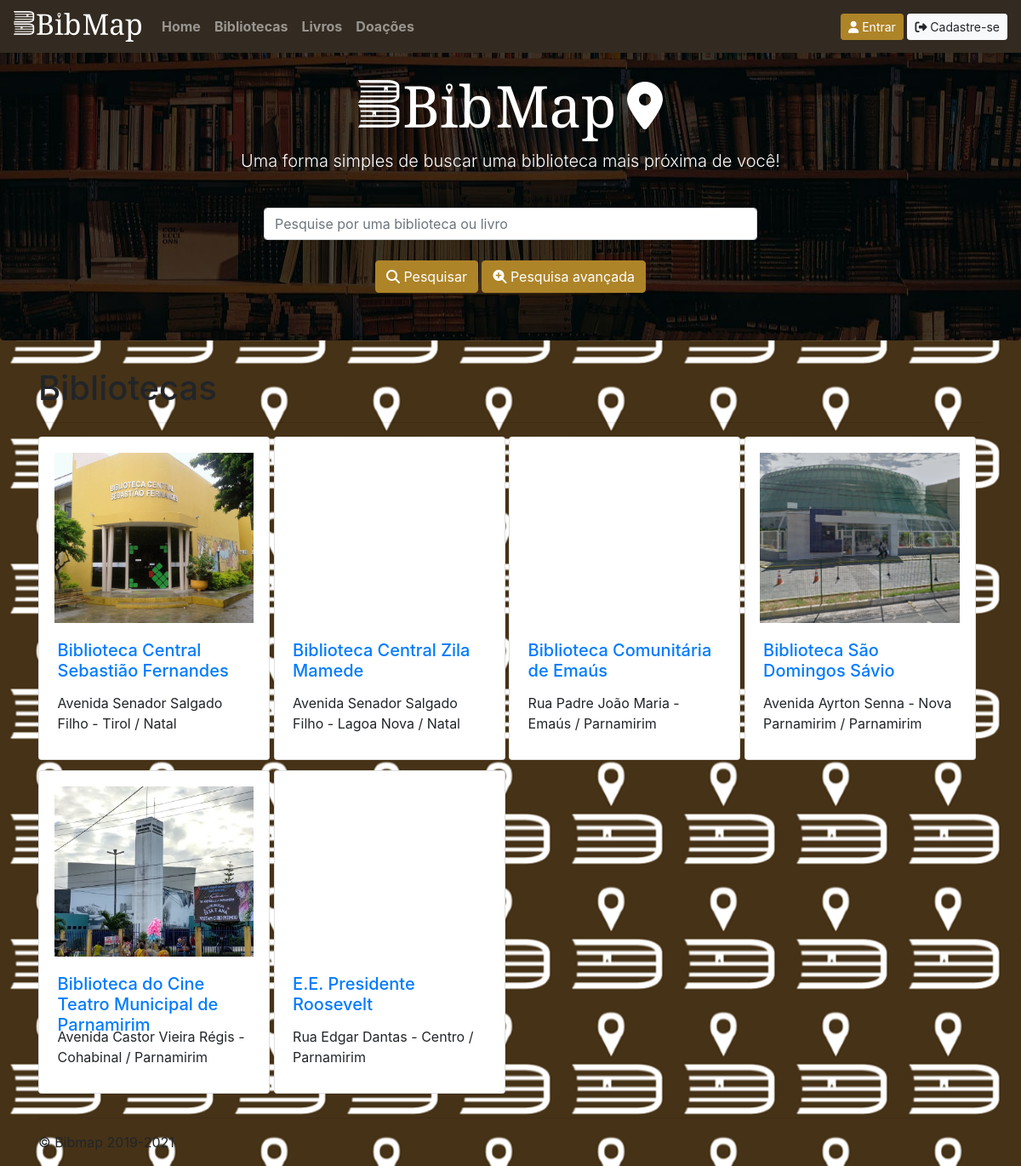
Page /bibliotecas/ on the committed database.
### biblioteca/models.py (models this page shows, shortened)
class Biblioteca(models.Model):
    recursos_opcionais = models.ForeignKey(RecursosOpcionais, on_delete=models.PROTECT, null=True)
    endereco = models.ForeignKey(Endereco, on_delete=models.CASCADE, null=True)
    comentario = models.TextField()
    nome = models.CharField(max_length=256)
    foto = models.ImageField(upload_to='images/bib/')
    nome_bibliotecario = models.CharField(max_length=256)
    independente = models.BooleanField()
    aquisicao_acervo = models.BooleanField()
    aberto_a_comunidade = models.BooleanField()
    created_at = models.DateTimeField(auto_now_add=True)
    updated_at = models.DateTimeField(auto_now=True)
    status = models.BooleanField("Biblioteca está ativa?", editable=True, default=True)
    mapeada = models.BooleanField()
    latitude = models.DecimalField(max_digits=19, decimal_places=16)
    longitude = models.DecimalField(max_digits=19, decimal_places=15)
    last_reseted_views = models.DateField(default = datetime.date(2000, 1, 1))
    visualizacoes = models.IntegerField(default=0)

class Endereco(models.Model):
    cep = models.CharField(max_length=9)
    rua = models.CharField(max_length=256)
    numero = models.IntegerField()
    bairro = models.CharField(max_length=256)
    cidade = models.CharField(max_length=256)
    estado = models.CharField(max_length=2)

### home/views.py (the view)
# urls.py: path('bibliotecas/', views.listarBibliotecas, name="listarBibliotecas"),
def listarBibliotecas(request):
    bibliotecas = Biblioteca.objects.filter(status=True).order_by('nome')
    context = {'bibliotecas': bibliotecas}
    return render(request, 'home/listar_bibliotecas.html', context)

### accounts/views.py (called while the page is built)
def AddPerfilContext(request):
    context = {}
    if 'perfil' in request.session:
        p = Perfil.objects.get(user=request.user)
        context['perfil'] = p
    return context

### templates/home/listar_bibliotecas.html
{% load static %}
{% include 'header.html' %}
<main role="main">
    {% include 'home/pesquisa_header.html' %}
    <div class="container">
        <div class="row">
            <div class="col-md-12">
                <h1 class="display-5">Bibliotecas</h1>
                <hr/>
                <div class="card-columns" style="column-count: 1;">
                    {% for biblioteca in bibliotecas %}
                        <div class="card" style="width: 17rem; padding: 0.1em; height: 380px">
                            <a href="{% url 'home:visualizarBiblioteca' biblioteca.id %}">
                                <div style="background-image: url({% static ''%}{{biblioteca.foto}}); background-size: cover; height: 200px; width: 200; background-position: center; margin: 1em 1em 0 1em"></div>
                            </a>
                            <div class="card-body">
                                <h5 class="card-title" style="height: 50px"> <a href="{% url 'home:visualizarBiblioteca' biblioteca.id %}">{{ biblioteca.nome }}</a></h5>
                                <p class="card-text">
                                    {{ biblioteca.endereco.rua }} - {{ biblioteca.endereco.bairro }} / {{ biblioteca.endereco.cidade }}
                                </p>
                            </div>
                        </div>
                    {% endfor %}
                </div>
            </div>
        </div>
    </div>
    {% include 'footer.html' %}
    </body>
</html>

### templates/header.html (shortened to what this page needs)
{% load static %}
<!doctype html>
<html lang="pt-br">
<head>
    <link href="{% static 'css/bootstrap.min.css' %}" rel="stylesheet" type="text/css">
    <link href="{% static 'css/animate.css' %}" rel="stylesheet" type="text/css">
    <link rel="stylesheet" type="text/css" href="{% static 'css/style.css' %}">
    <link rel="stylesheet" href="{% static 'leaflet/leaflet.css' %}" />
    <link href="{%static 'cropper/cropper.min.css'%}" rel="stylesheet">
</head>
<body>
    <nav class="navbar navbar-expand-md navbar-dark fixed-top" style="background-color: #332B21;">
        <a class="navbar-brand" href="/"><img src="/assets/images/logo/biblogo.png" alt=""></a>
        <div class="collapse navbar-collapse" id="navbarsExampleDefault">
            <ul class="navbar-nav mr-auto">
                <li class="nav-item">
                    <a class="nav-link" href="{% url 'home:index' %}"><strong>Home</strong><span class="sr-only">(current)</span></a>
                </li>
                <li class="nav-item ">
                    <a class="nav-link" href="{% url 'home:listarBibliotecas'%}"><strong>Bibliotecas</strong></a>
                </li>
                <li class="nav-item">
                    <a class="nav-link" href="{% url 'home:listarLivros'%}"><strong>Livros</strong></a>
                </li>
                <li class="nav-item">
                    <a class="nav-link" href="#"><strong>Doações</strong></a>
                </li>
            </ul>
            <form class="text-light">
                {% if user.is_authenticated%} {% if perfil.IsAdmin or perfil.IsOperator%}
                <a href="{% url 'biblioteca:listar'%}" class="btn btn-secondary btn-sm"><i class="fa fa-cogs"></i> Painel administrativo</a> {% endif %}
                <a href="{% url 'accounts:visualizar' perfil.user.username %}" class="btn btn-info btn-sm"><i class="fa fa-user"></i> Meu Perfil </a>
                <a href="{% url 'accounts:paginaAcervo' %}" class="btn btn-info btn-sm"><i class="fa fa-book"></i> Meu acervo </a>
                <a href="{% url 'accounts:TrocasDeLivros' %}" class="btn btn-info btn-sm"><i class="fa fa-exchange-alt"></i> Trocas de livro </a>
                <a href="{% url 'accounts:trylogout' %}" class="btn btn-danger btn-sm"><i class="fa fa-sign-out"></i> Sair </a> {% else %}
                <button type="button" class="btn btn-info btn-sm" data-toggle="modal" data-target="#loginModal"><i class="fa fa-user"></i> Entrar </button>
                <button type="button" class="btn btn-light btn-sm" data-toggle="modal" data-target="#registrarModal"><i class="fa fa-sign-out"></i> Cadastre-se </button> {% endif %}
            </form>
        </div>
    </nav>

### templates/registration/registrar.html (shortened to what this page needs)
{% load static %}

### templates/home/pesquisa_header.html (shortened to what this page needs)
{% load static %}
<div class="jumbotron text-center" style="background-image: url({% static 'img/library_img.jpg'%});
    height: 400px;
    background-position: center;
    color: white">
    <h1 class="display-4" style="margin-top: 0.5em"><img src="/assets/images/logo/biblogo_home.png" alt=""> <i class="fa fa-map-marker"></i></h1>
    <p class="lead">Uma forma simples de buscar uma biblioteca mais próxima de você!</p>
    <br/>
    <div class="container">
        <div class="row">
            <div class="col-md-12">
                <form action="{%url 'home:Pesquisar' 1%}" method="get">
                    <input type="text" name="search" class="form-control" id="pesquisa" placeholder="Pesquise por uma biblioteca ou livro" style="max-width: 580px; margin-left: auto; margin-right: auto">
                    <br/>
                    <button type="submite" class="btn btn-info"><i class="fa fa-search"></i> Pesquisar </button> <a href="{%url 'home:PaginaPesquisa'%}" role="button" class="btn btn-info"><i class="fa fa-search-plus"></i> Pesquisa avançada</a>
                </form>
            </div>
        </div>
    </div>
</div>

### templates/footer.html (shortened to what this page needs)
{% load static %}
<footer class="container">
<hr>
  <p>&copy; Bibmap 2019-2021</p>
</footer>

### assets/css/style.css (style rules this page uses)
body { background-color: #ecf0f1; }
.btn-info { color: #fff; background-color: #AE8428; border-color: #AE8428; }
.card { position: relative; display: -ms-flexbox; display: flex; -ms-flex-direction: column; flex-direction: column; min-width: 0; word-wrap: break-word; background-color: #fff; background-clip: border-box; border: 1px solid rgba(0, 0, 0, 0.125); border-radius: 0.25rem; }
body { background-image: url('/assets/img/aplicação2.png'); }

### rows in the picture
Biblioteca: foto (picture), nome "Biblioteca Central Sebastião Fernandes", endereco.rua "Avenida Senador Salgado Filho", endereco.bairro "Tirol", endereco.cidade "Natal"
Biblioteca: nome "Biblioteca Central Zila Mamede", endereco.rua "Avenida Senador Salgado Filho", endereco.bairro "Lagoa Nova", endereco.cidade "Natal"
Biblioteca: nome "Biblioteca Comunitária de Emaús", endereco.rua "Rua Padre João Maria", endereco.bairro "Emaús", endereco.cidade "Parnamirim"
Biblioteca: foto (picture), nome "Biblioteca São Domingos Sávio", endereco.rua "Avenida Ayrton Senna", endereco.bairro "Nova Parnamirim", endereco.cidade "Parnamirim"
Biblioteca: foto (picture), nome "Biblioteca do Cine Teatro Municipal de Parnamirim", endereco.rua "Avenida Castor Vieira Régis", endereco.bairro "Cohabinal", endereco.cidade "Parnamirim"
Biblioteca: nome "E.E. Presidente Roosevelt", endereco.rua "Rua Edgar Dantas", endereco.bairro "Centro", endereco.cidade "Parnamirim"
